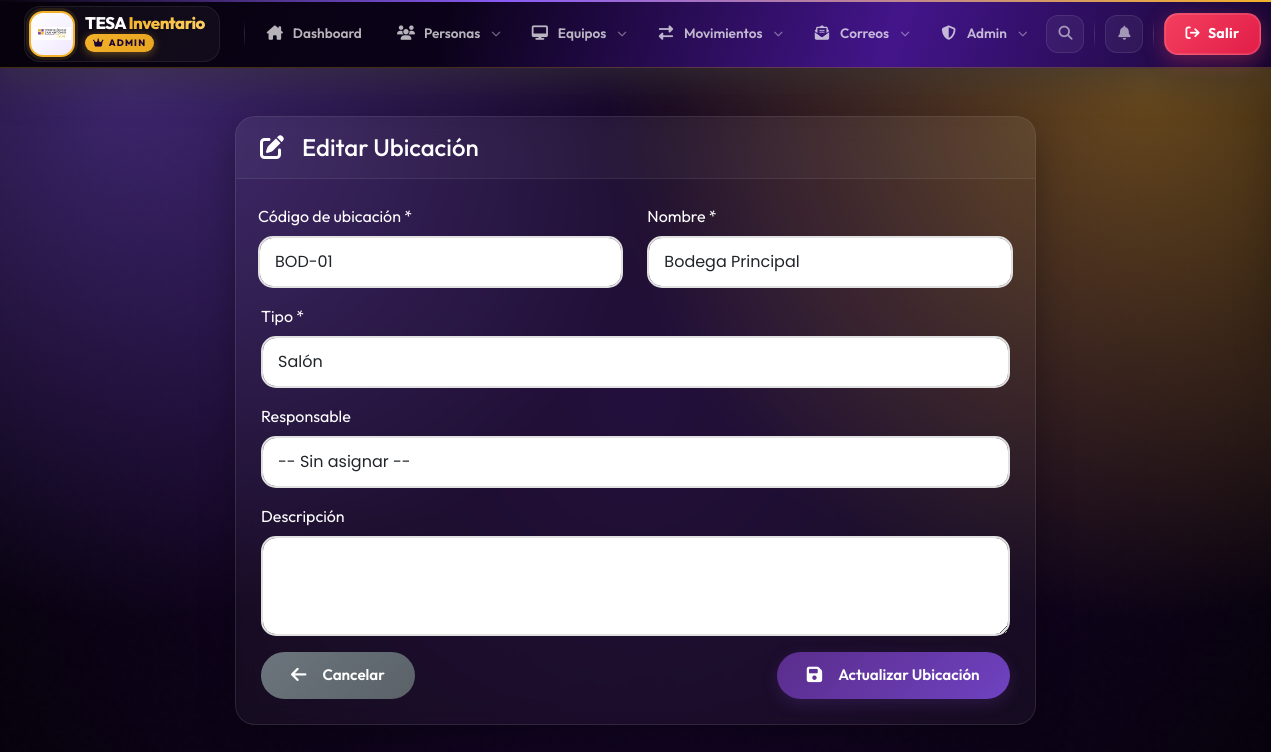
The page /modules/ubicaciones/editar.php?id=6 (signed in) on the database its author committed.
### tables this page shows
CREATE TABLE `ubicaciones` (
  `id` int(11) NOT NULL AUTO_INCREMENT,
  `nombre` varchar(100) NOT NULL,
  `tipo` enum('salon','biblioteca','laboratorio','oficina','bodega') NOT NULL,
  `codigo_ubicacion` varchar(20) DEFAULT NULL,
  `descripcion` text DEFAULT NULL,
  `responsable_id` int(11) DEFAULT NULL,
  PRIMARY KEY (`id`),
  UNIQUE KEY `codigo_ubicacion` (`codigo_ubicacion`),
  KEY `responsable_id` (`responsable_id`),
  CONSTRAINT `ubicaciones_ibfk_1` FOREIGN KEY (`responsable_id`) REFERENCES `personas` (`id`) ON DELETE SET NULL
);

### modules/ubicaciones/editar.php (the view, shortened to what this page needs)
<?php
require_once '../../config/database.php';
include '../../includes/header.php';
$id = intval($_GET['id']);
$result = $conn->query("SELECT * FROM ubicaciones WHERE id = $id");
$ubicacion = $result->fetch_assoc();
?>
<div class="container-fluid py-4">
    <div class="row">
        <div class="col-md-8 mx-auto">
            <div class="card">
                <div class="card-header">
                    <h4 class="mb-0"><i class="fas fa-edit me-2"></i>Editar Ubicación</h4>
                </div>
                <div class="card-body">
                    <form method="POST">
                        <div class="row">
                            <div class="col-md-6 mb-3">
                                <label class="form-label">Código de ubicación *</label>
                                <input type="text" name="codigo_ubicacion" class="form-control"
                                       value="<?php echo htmlspecialchars($ubicacion['codigo_ubicacion'] ?? ''); ?>" required>
                            </div>
                            <div class="col-md-6 mb-3">
                                <label class="form-label">Nombre *</label>
                                <input type="text" name="nombre" class="form-control"
                                       value="<?php echo htmlspecialchars($ubicacion['nombre'] ?? ''); ?>" required>
                            </div>
                        </div>
                        <div class="mb-3">
                            <label class="form-label">Tipo *</label>
                            <select name="tipo" class="form-control" required>
                                <option value="salon" <?php echo ($ubicacion['tipo'] ?? '') == 'salon' ? 'selected' : ''; ?>>Salón</option>
                            </select>
                        </div>
                        <div class="mb-3">
                            <label class="form-label">Responsable</label>
                            <select name="responsable_id" class="form-control">
                                <option value="">-- Sin asignar --</option>
                            </select>
                        </div>
                        <div class="mb-3">
                            <label class="form-label">Descripción</label>
                            <textarea name="descripcion" class="form-control" rows="3"><?php echo htmlspecialchars($ubicacion['descripcion'] ?? ''); ?></textarea>
                        </div>
                        <div class="d-flex justify-content-between">
                            <a href="listar.php" class="btn btn-secondary">
                                <i class="fas fa-arrow-left me-2"></i>Cancelar
                            </a>
                            <button type="submit" class="btn btn-primary">
                                <i class="fas fa-save me-2"></i>Actualizar Ubicación
                            </button>
                        </div>
                    </form>
                </div>
            </div>
        </div>
    </div>
</div>
<?php include '../../includes/footer.php'; ?>

### assets/css/estilo.css (style rules this page uses)
:root { --tesa-purple: #5a2d8c; --tesa-purple-dark: #3d1e5e; --tesa-purple-light: #f3e9ff; --tesa-purple-glow: rgba(90, 45, 140, 0.3); --tesa-gold: #f3b229; --tesa-gold-dark: #d49b1f; --tesa-gold-glow: rgba(243, 178, 41, 0.3); --tesa-white: #ffffff; --tesa-light-gray: #f8f9fc; --tesa-dark: #2d2d2d; --tesa-shadow: 0 10px 30px rgba(0,0,0,0.05); --tesa-shadow-hover: 0 15px 40px rgba(90, 45, 140, 0.15); --border-radius: 30px; --transition: all 0.3s ease; }
* { margin: 0; padding: 0; box-sizing: border-box; }
body { background: linear-gradient(135deg, var(--tesa-light-gray) 0%, #ffffff 100%); font-family: 'Poppins', sans-serif; color: var(--tesa-dark); min-height: 100vh; position: relative; overflow-x: hidden; }
body::before { content: ''; position: fixed; top: 0; left: 0; right: 0; bottom: 0; background: radial-gradient(circle at 20% 30%, rgba(90, 45, 140, 0.03) 0%, transparent 50%), radial-gradient(circle at 80% 70%, rgba(243, 178, 41, 0.03) 0%, transparent 50%), radial-gradient(circle at 40% 80%, rgba(90, 45, 140, 0.02) 0%, transparent 40%), radial-gradient(circle at 90% 20%, rgba(243, 178, 41, 0.02) 0%, transparent 40%); pointer-events: none; z-index: 0; }
.btn { display: inline-flex; align-items: center; justify-content: center; gap: 8px; padding: 12px 30px; border: none; border-radius: 30px; font-size: 0.95rem; font-weight: 600; cursor: pointer; transition: var(--transition); text-decoration: none; white-space: nowrap; position: relative; overflow: hidden; z-index: 1; }
.btn i { font-size: 1.1rem; }
.btn::before { content: ''; position: absolute; top: 0; left: -100%; width: 100%; height: 100%; background: linear-gradient(90deg, transparent, rgba(255,255,255,0.2), transparent); transition: left 0.5s; z-index: -1; }
.btn-primary, .btn-dashboard { background: linear-gradient(135deg, var(--tesa-purple) 0%, #6f42c1 100%); color: white; box-shadow: 0 5px 15px var(--tesa-purple-glow); }
.btn-secondary { background: linear-gradient(135deg, #6c757d 0%, #5a6268 100%); color: white; }
.card { border: none; border-radius: 20px; background: rgba(255,255,255,0.95); backdrop-filter: blur(5px); box-shadow: var(--tesa-shadow); transition: var(--transition); position: relative; overflow: hidden; animation: fadeInScale 0.5s ease; margin-bottom: 30px; }
.card::before { content: ''; position: absolute; top: 0; left: 0; right: 0; height: 3px; background: linear-gradient(90deg, var(--tesa-purple), var(--tesa-gold), var(--tesa-purple)); transform: translateX(-100%); transition: transform 0.5s; }
.card-header { background: transparent; border-bottom: 1px solid rgba(90, 45, 140, 0.1); color: var(--tesa-purple); font-weight: 600; padding: 20px; }
.card-header h2, .card-header h4 { display: flex; align-items: center; gap: 10px; margin: 0; color: var(--tesa-purple); }
.card-body { padding: 25px; }
.form-control, .form-select { width: 100%; padding: 12px 15px; border: 2px solid #e1e1e1; border-radius: 15px; font-size: 1rem; transition: var(--transition); font-family: 'Poppins', sans-serif; }
.row { display: flex; flex-wrap: wrap; margin: 0 -15px; }
.d-flex { display: flex; flex-wrap: wrap; gap: 10px; }
.justify-content-between { justify-content: space-between; }
.mb-3 { margin-bottom: 1rem; }
body { background: linear-gradient(135deg, #faf5ff 0%, #f3e9ff 30%, #e8dcff 70%, #fef7e0 100%) !important; background-attachment: fixed !important; min-height: 100vh !important; }
body::before { content: ''; position: fixed; top: 0; left: 0; right: 0; bottom: 0; background: radial-gradient(circle at 20% 30%, rgba(90, 45, 140, 0.08) 0%, transparent 50%), radial-gradient(circle at 80% 70%, rgba(243, 178, 41, 0.06) 0%, transparent 50%), radial-gradient(circle at 50% 80%, rgba(90, 45, 140, 0.04) 0%, transparent 50%); pointer-events: none; z-index: 0; }

### rows shown on the page
ubicaciones: codigo_ubicacion "BOD-01", nombre "Bodega Principal", tipo "Salón"
